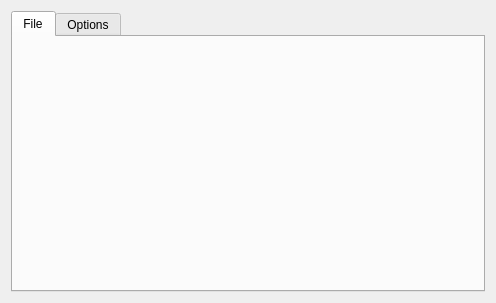
<?xml version="1.0" encoding="UTF-8"?>
<ui version="4.0">
 <class>GOptTrajImportTool</class>
 <widget class="QWidget" name="GOptTrajImportTool">
  <property name="geometry">
   <rect>
    <x>0</x>
    <y>0</y>
    <width>496</width>
    <height>303</height>
   </rect>
  </property>
  <property name="minimumSize">
   <size>
    <width>150</width>
    <height>0</height>
   </size>
  </property>
  <property name="windowTitle">
   <string>Gaussian Geometry Optimization Import</string>
  </property>
  <layout class="QVBoxLayout" name="verticalLayout">
   <item>
    <widget class="QTabWidget" name="tabWidget">
     <property name="currentIndex">
      <number>0</number>
     </property>
     <widget class="QWidget" name="fileTab">
      <attribute name="title">
       <string>File</string>
      </attribute>
     </widget>
     <widget class="QWidget" name="optionsTab">
      <attribute name="title">
       <string>Options</string>
      </attribute>
     </widget>
    </widget>
   </item>
  </layout>
 </widget>
 <resources/>
 <connections/>
</ui>
